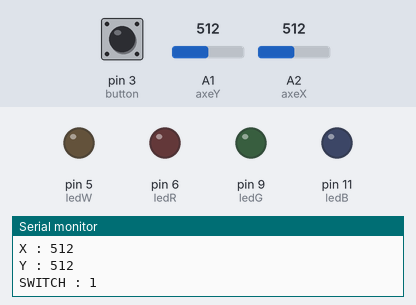
A sketch run on a simulated Arduino Uno, built with avr-gcc and run on an emulated ATmega328P. Parts: output pins drawn as LEDs (lit = HIGH), the last lines printed to the serial monitor. Inputs (shaded band) come from the test bench; at power-on: A1 (axeY) = 512, A2 (axeX) = 512, pin 3 (button) HIGH.

Above: at 1.2 s.
1.3 s: A1 (axeY) set to 409
2.8 s: A1 (axeY) set to 385
At 3.4 s:
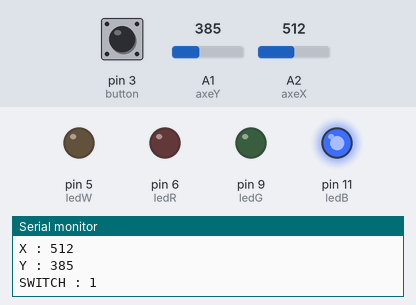
4.4 s: A2 (axeX) set to 412
5.9 s: A2 (axeX) set to 386
At 6.7 s:
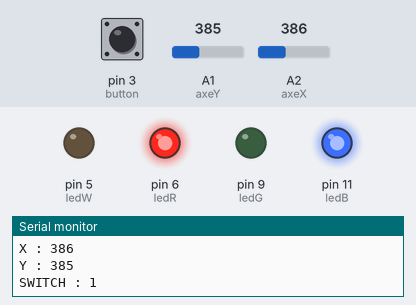
7.5 s: A1 (axeY) set to 410
At 8.4 s:
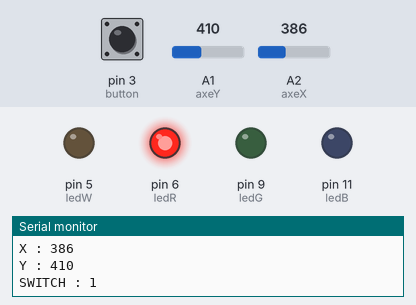
9.1 s: A2 (axeX) set to 710
At 10.1 s:
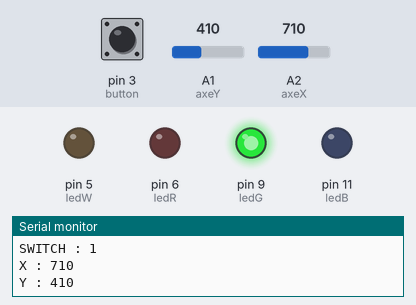
Timing chart, 0 to 11.7 s (numbered marks = the images above; inputs shaded):
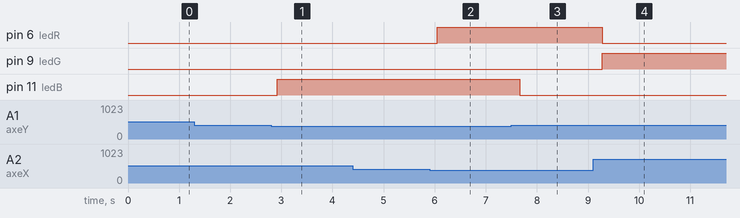

Measured:
- the behaviour switches between 400 and 399 on A1 (axeY) (found by bisection; images 0 and 1)
- the behaviour switches between 400 and 399 on A2 (axeX) (found by bisection; images 1 and 2)
- after the input at 2.8 s, pin 11 (ledB): LOW → HIGH after 0.12 s
- after the input at 5.9 s, pin 6 (ledR): LOW → HIGH after 0.15 s
- after the input at 7.5 s, pin 11 (ledB): HIGH → LOW after 0.16 s
- after the input at 9.1 s, pin 6 (ledR): HIGH → LOW after 0.17 s; pin 9 (ledG): LOW → HIGH after 0.17 s

The sketch:

joystick.ino
```cpp
const char axeX = 2;
const char axeY = 1;
const char button = 3;
const char  ledG = 9;
const char ledR = 6;
const char ledB = 11;
const char ledW = 5;

unsigned int valeurX = 0;
unsigned int valeurY = 0;


void setup() {
  // put your setup code here, to run once:
  pinMode(axeX, INPUT);
  pinMode(axeY, INPUT);
  pinMode(button, INPUT_PULLUP);

  pinMode(ledG, OUTPUT);
  pinMode(ledR, OUTPUT);
  pinMode(ledB, OUTPUT);
  pinMode(ledW, OUTPUT);

  digitalWrite(button, HIGH);

  Serial.begin(9600);
}

void loop() {
  // put your main code here, to run repeatedly:
  int x, y, sw;
  valeurX = analogRead(axeX);
  valeurY = analogRead(axeY);
  int valeurB = digitalRead(button);
  //sw = digitalRead(joy_sw);
  Serial.print("X : ");
  Serial.println(valeurX);
  Serial.print("Y : ");
  Serial.println(valeurY);
  Serial.print("SWITCH : ");
  Serial.println(valeurB);
  delay(100);

  if(valeurX > 700 )
  {
    digitalWrite(ledG, HIGH);
  }
  else {
    digitalWrite(ledG, LOW);
  }

  if(valeurX < 400 )
  {
    digitalWrite(ledR, HIGH);
  }
  else {
    digitalWrite(ledR, LOW);
  }

  if(valeurY > 700 )
  {
    digitalWrite(ledW, HIGH);
  }
  else {
    digitalWrite(ledW, LOW);
  }

  if(valeurY < 400 )
  {
    digitalWrite(ledB, HIGH);
  }
  else {
    digitalWrite(ledB, LOW);
  }

  /*if(valeurB == LOW)
  {
    digitalWrite(ledG, HIGH);
    digitalWrite(ledR, HIGH);
    digitalWrite(ledW, HIGH);
    digitalWrite(ledB, HIGH);
  }
  else {
    digitalWrite(ledG, LOW);
    digitalWrite(ledR, LOW);
    digitalWrite(ledW, LOW);
    digitalWrite(ledB, LOW);
  }*/


}
```
